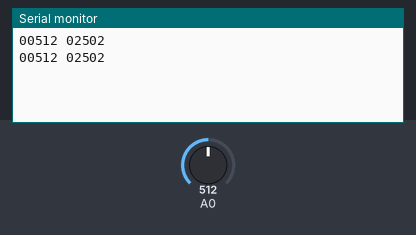
Simulated run of this program. Board: Arduino Uno, built with avr-gcc and run on an emulated ATmega328P. Parts: the last lines printed to the serial monitor. Inputs (shaded band) come from the test bench; at power-on: A0 = 512.

Above: at 2.8 s.
2.9 s: A0 set to 716
At 4.4 s:
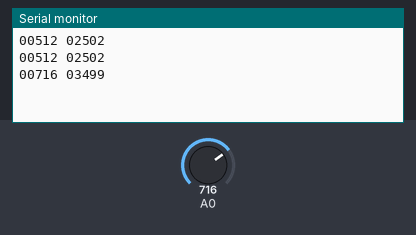
5.6 s: A0 set to 900
At 7.5 s:
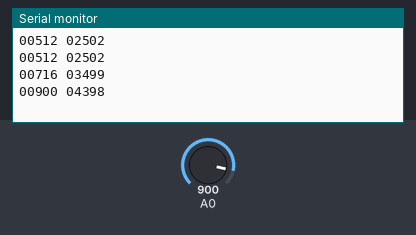
Timing chart, 0 to 9.0 s (numbered marks = the images above; inputs shaded):
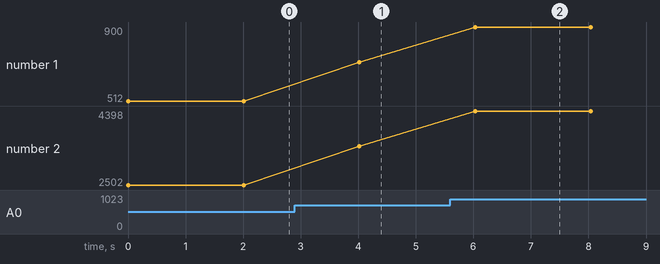

Measured:
- after the input at 2.9 s, the serial monitor: prints a new line after 1.1 s (image 1)
- after the input at 5.6 s, the serial monitor: prints a new line after 0.43 s (image 2)
- plotted number 1: 512 → 716 after the input at 2.9 s, 716 → 900 after the input at 5.6 s
- plotted number 2: 2502 → 3499 after the input at 2.9 s, 3499 → 4398 after the input at 5.6 s

The program:

main.cpp
```cpp
#include <avr/io.h>
#include <stdio.h>
#include <string.h>
#include <util/delay.h>
#include <avr/interrupt.h>
#include <setup.h>

int main() {
    interruptSetup();

    uartInit();

    initADC();

    sei();

    while (1) {
        // ADC/UART
        potentiometerRun();
        _delay_ms(1000);
    }

    return 0;
}
```

setup.cpp
```cpp
#include <avr/io.h>
#include <stdio.h>
#include <string.h>
#include <util/delay.h>
#include <avr/interrupt.h>
#include <Arduino.h>
#include "setup.h"

#define SERIAL_8N1 ((1 << UCSZ00) | (1 << UCSZ01))
#define LED_PIN (1 << PD3)
#define F_CPU 16000000UL // Micro
#define BAUD 9600 // Desired baud rate

uint16_t val = (ADCL | (ADCH << 8));


void initADC() {

    ADMUX |= (1 << REFS0);


    ADMUX |= (0 << MUX0);


    ADCSRA |= (1 << ADEN) | (1 << ADPS0) | (1 << ADPS1) | (1 << ADPS2);
}

void potentiometerRun() {
    uint16_t adc_value = readADC();

    float voltage = (adc_value * 5.0) / 1023.0;


    uart_print_uint16(adc_value);

    uartTransmit(' ');

    uart_print_uint16((uint16_t)(voltage * 1000));

    uartTransmit('\n'); // Newline

    _delay_ms(1000); // Delay 1 second
}

void uartTransmit(uint8_t data) {

    while (!(UCSR0A & (1 << UDRE0)));

    //
    UDR0 = data;
}

void uart_print_uint16(uint16_t value) {
    // digit of the value
    uartTransmit((value / 10000) + '0');

    uartTransmit(((value % 10000) / 1000) + '0');

    uartTransmit(((value % 1000) / 100) + '0');

    uartTransmit(((value % 100) / 10) + '0');

    uartTransmit((value % 10) + '0');
}

uint16_t readADC() {
    // Start ADC
    ADCSRA |= (1 << ADSC);

    while (ADCSRA & (1 << ADSC));

    // Read ADC value
    return ADC;
}

void toggleLed() {
    PORTD ^= LED_PIN; // LED
}

void interruptSetup() {
    TCCR1A = 0;
    TCCR1B = 0;
    TCCR1B |= (1 << WGM12);
    TCCR1B |= (1 << CS10) | (1 << CS11);
    OCR1A = 31250;      // 200 ms
    TIMSK1 |= (1 << OCIE1A);
}

void uartInit() {
    //baud rate setting
    uint16_t baud_setting = F_CPU / 16 / BAUD - 1;

    //baud rate
    UBRR0H = (baud_setting >> 8);
    UBRR0L = baud_setting;

    // Enable tran/rec
    UCSR0B |= (1 << TXEN0) | (1 << RXEN0);


    UCSR0C |= (1 << UCSZ01) | (1 << UCSZ00);
}


ISR(TIMER1_COMPA_vect){
    toggleLed();
}
```

setup.h
```cpp
#ifndef SETUP_H
#define SETUP_H

void initADC();
uint16_t readADC();
void uartInit();
void uartTransmit(uint8_t data);
void uart_print_uint16(uint16_t value);
void potentiometerRun();
void interruptSetup();
void toggleLed();

#endif
```
